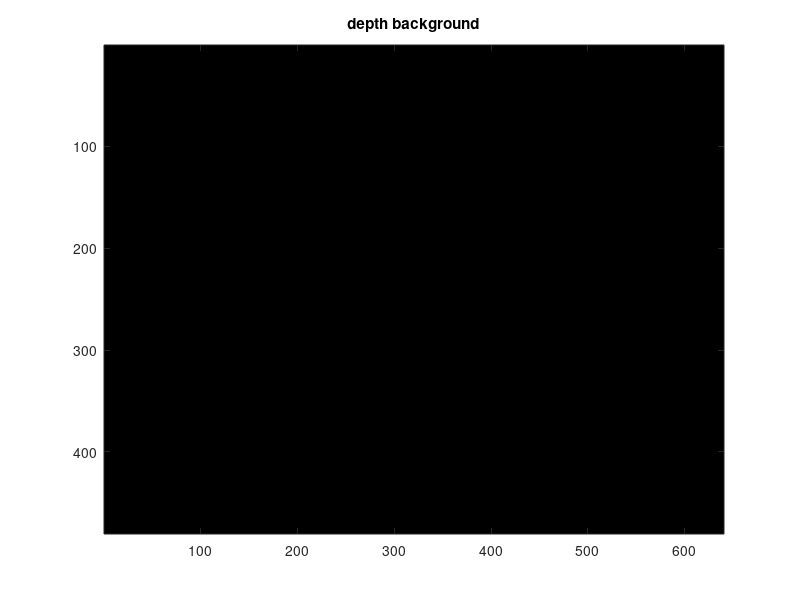
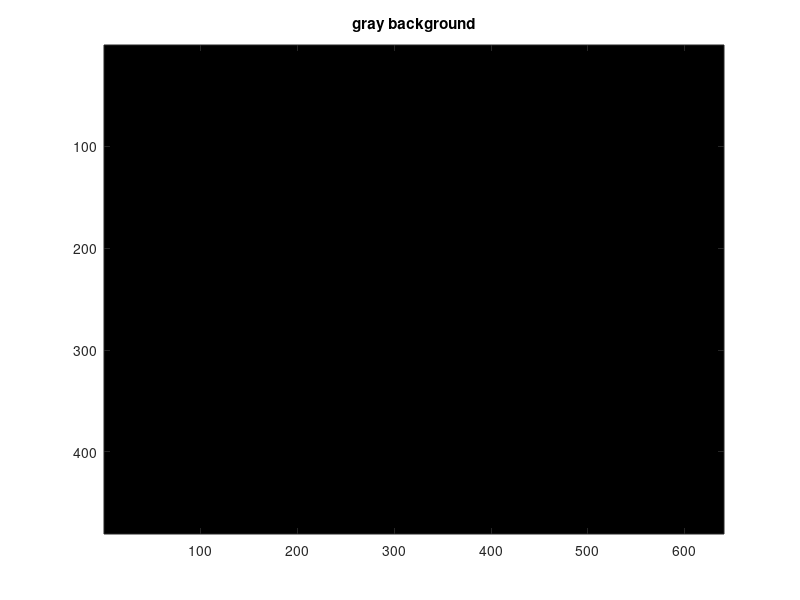

These charts were generated, in order, by the following MATLAB code:
%% Opening files/initialization of matrices
cd um;
images_jpg=dir('*.jpg');
images_mat=dir('*.mat');

images_gray=zeros(480,640,length(images_jpg));
images_depth=zeros(480,640,length(images_jpg));

for i=1:length(images_jpg),
    images_gray(:,:,i)=rgb2gray(imread(images_jpg(i).name));
    load(images_mat(i).name);
    images_depth(:,:,i)=double(depth_array)/1000;
    figure(1)
    imshow(uint8(images_gray(:,:,i)));
    title("Gray");
    figure(2);
    imagesc(images_depth(:,:,i));
    title("Depth");
    %colormap(gray);
    pause(.2);
end

%% Computing the background for the depth and RGB image sequences given
background_depth=median(images_depth,3);
figure(5);
imagesc(background_depth);
title("depth background");
background_gray=median(images_gray,3);
figure(6);
imagesc(background_gray);
title("gray background")
figure(1);
subplot(211);imagesc(background_depth);
subplot(212);imagesc(background_gray);
%% Performing background subtraction for depth (we should try with gray too)
figure(1);clf;
figure(2);clf;

for i=1:length(images_jpg),
    % subtracting the background from the current image to get the
    % difference
    image_subtracted=abs(images_depth(:,:,i)-background_depth)>.20;
    
    % creating a morphologically filtered version of each subtracted image
    % to reduce noise. 'strel' creates a disk. we filter inside that disk
    image_morphed=imopen(image_subtracted,strel('disk',5));
    figure(1);
    imagesc([image_subtracted image_morphed]);
    title('Difference image and morph filtered');
    colormap(gray);
    
    
    figure(2);
    imagesc([images_depth(:,:,i) background_depth]);
    title('Depth image i and background image');
    
    
    figure(3);
    imagesc(bwlabel(image_morphed));
    title('Connected components');
    
    
    pause(.2);
end
